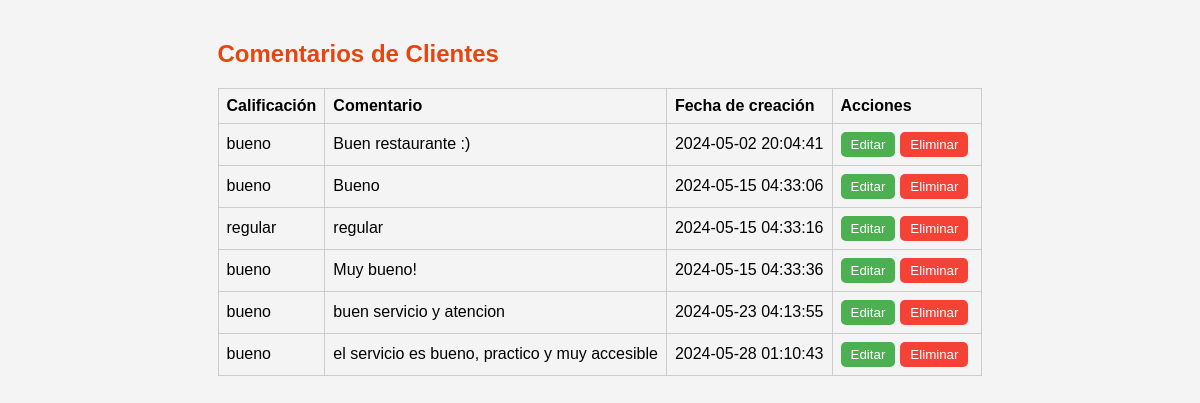
Page /src/comment/read-comment/read-comment.php (signed in) on the committed database.
### tables this page shows
CREATE TABLE `comments` (
  `id` int NOT NULL,
  `client_id` int NOT NULL,
  `branch_id` int DEFAULT NULL,
  `rating` enum('bueno','regular','malo') NOT NULL,
  `comment` text,
  `created_at` timestamp NULL DEFAULT CURRENT_TIMESTAMP,
  `company_id` int DEFAULT NULL
);

### src/comment/read-comment/fetchComments.php (the view, shortened to what this page needs)
<?php
require '../../db/connection.php';
$clientId = $_SESSION['user_id'];
$sql = "SELECT id, rating, comment, created_at FROM comments WHERE client_id = ?";
$stmt = $conn->prepare($sql);
$stmt->bind_param("i", $clientId);
if (!$stmt->execute()) {
    die('Error executing statement: ' . $stmt->error);
}
$stmt->execute();
$result = $stmt->get_result();
if ($result->num_rows > 0) {
    while ($row = $result->fetch_assoc()) {
        echo "<tr>";
        echo "<td>" . htmlspecialchars($row['rating']) . "</td>";
        echo "<td>" . htmlspecialchars($row['comment']) . "</td>";
        echo "<td>" . htmlspecialchars($row['created_at']) . "</td>";
        echo '<td><button class="edit-btn" onclick="location.href=\'../update-comment/update-comment.php?id=' . $row['id'] . '\'">Editar</button><button class="delete-btn" data-id="' . $row['id'] . '">Eliminar</button></td>';
        echo "</tr>";
    }
} else {
    echo "<tr><td colspan='5'>No has hecho comentarios aún.</td></tr>";
}

### src/comment/read-comment/read-comment.css (style rules this page uses)
body { font-family: Arial, sans-serif; background-color: #f4f4f4; display: flex; justify-content: center; align-items: center; margin: 0; }
table, th, td { border: 1px solid #ccc; }
th, td { padding: 8px; text-align: left; }
button { padding: 5px 10px; margin-right: 5px; cursor: pointer; border-radius: 5px; border: none; }
.edit-btn { background-color: #4caf50; color: white; }
.delete-btn { background-color: #f44336; color: white; }

### rows in the picture
comments: rating "bueno", comment "Buen restaurante :)", created_at "2024-05-02 20:04:41"
comments: rating "bueno", comment "Bueno", created_at "2024-05-15 04:33:06"
comments: rating "regular", comment "regular", created_at "2024-05-15 04:33:16"
comments: rating "bueno", comment "Muy bueno!", created_at "2024-05-15 04:33:36"
comments: rating "bueno", comment "buen servicio y atencion", created_at "2024-05-23 04:13:55"
comments: rating "bueno", comment "el servicio es bueno, practico y muy accesible", created_at "2024-05-28 01:10:43"
